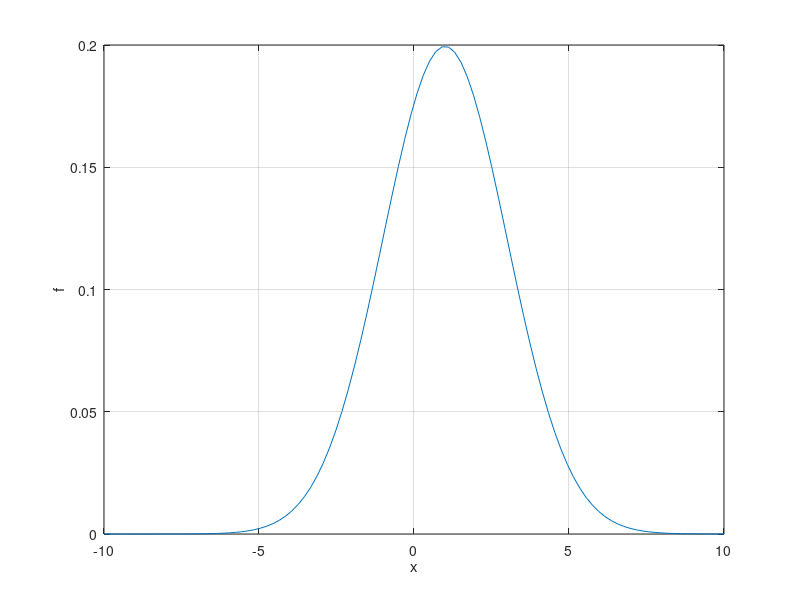

Write the MATLAB code that produced this figure.
x = linspace(-10, 10, 100)
me = mean(x)
variance = var(x)
frac = 1/(sqrt(2*pi*2^2));
powr = -(x-1).^2/(2*2^2)
f = frac*exp(powr)

% Uncomment plotting code below when ready to visualize results
plot(x,f); grid; xlabel('x'); ylabel('f');